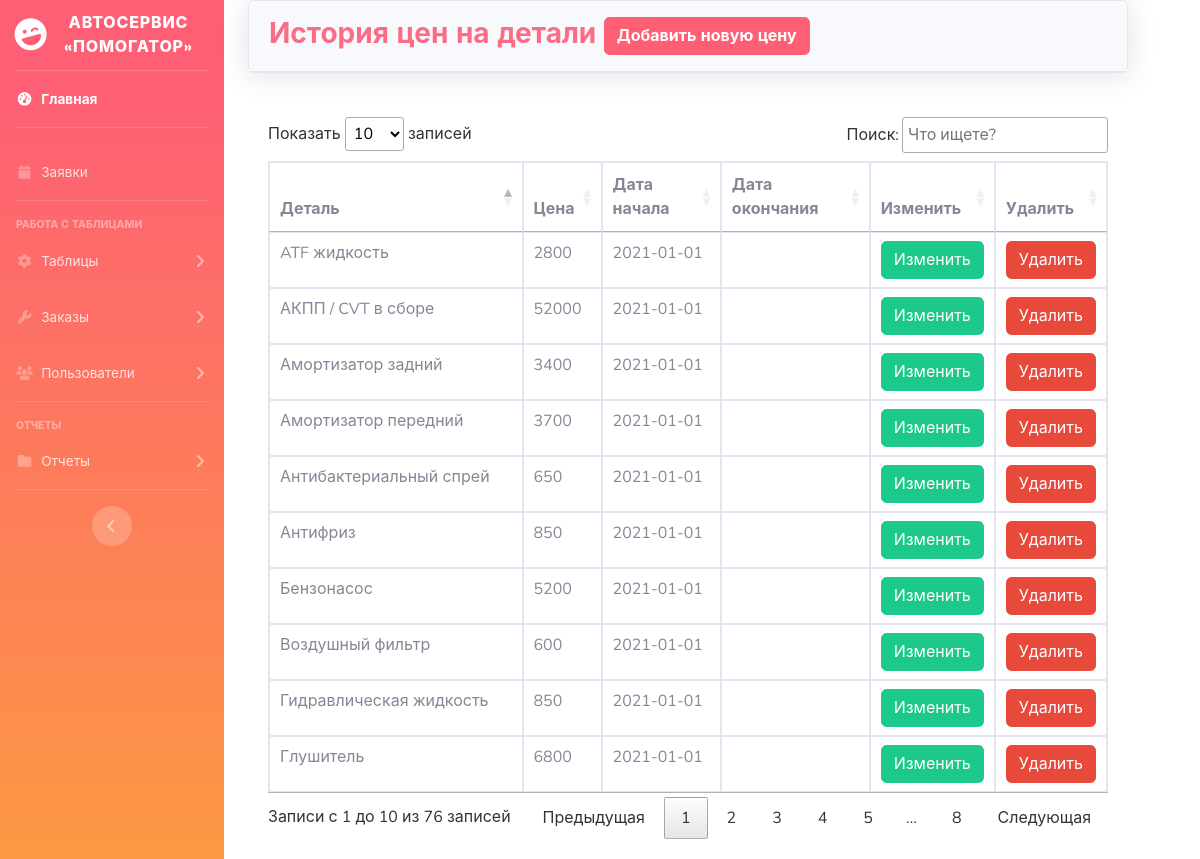
The page /admin/detail_price_list.php on the database its author committed.
### tables this page shows
CREATE TABLE `detail_price_list` (
  `iddetail_price_list` int(11) NOT NULL,
  `iddetail` int(11) NOT NULL,
  `price` int(11) NOT NULL,
  `start_data` date NOT NULL,
  `end_data` date DEFAULT NULL
);

CREATE TABLE `detail` (
  `iddetail` int(11) NOT NULL,
  `detail` varchar(130) NOT NULL,
  `iddetailtype` int(11) NOT NULL
);

### admin/detail_price_list.php (the view, shortened to what this page needs)
<?php
include('security.php');
include('includes/header.php');
include('includes/navbar.php');
?>
<div class="container-fluid">
    <div class="card shadow mb-4">
        <div class="card-header py-3">
            <h3 class="m-0 font-weight-bold text-primary">История цен на детали
                <button type="button" class="btn btn-primary font-weight-bold" data-toggle="modal" data-target="#addprice">
                    Добавить новую цену
                </button>
            </h3>
        </div>
    </div>
    <div class="card-body">
        <div class="table-responsive">
            <?php
            $query = "SELECT dpl.iddetail_price_list, dpl.iddetail, d.detail, dpl.price, dpl.start_data, dpl.end_data FROM detail_price_list dpl JOIN detail d ON dpl.iddetail = d.iddetail ORDER BY dpl.start_data DESC";
            $query_run = mysqli_query($connection, $query);
            if(mysqli_num_rows($query_run) > 0)
            {
            ?>
            <table class="table table-bordered" id="dataTable" width="100%" cellspacing="0">
                <thead>
                    <tr>
                        <th>Деталь</th>
                        <th>Цена</th>
                        <th>Дата начала</th>
                        <th>Дата окончания</th>
                        <th>Изменить</th>
                        <th>Удалить</th>
                    </tr>
                </thead>
                <tbody>
                    <?php while($row = mysqli_fetch_assoc($query_run)) { ?>
                    <tr>
                        <td><?php echo $row['detail']; ?></td>
                        <td><?php echo $row['price']; ?></td>
                        <td><?php echo $row['start_data']; ?></td>
                        <td><?php echo $row['end_data']; ?></td>
                        <td>
                        <form action="detail_price_list_edit.php" method="POST" style="display:inline-block;">
                            <button type="submit" name="detail_price_edit_data_btn" class="btn btn-success">Изменить</button>
                        </form>
                            </td>
                        <td>
                            <form action="code.php" method="POST" style="display:inline-block;">
                                <button type="submit" name="detail_price_list_delete_btn" class="btn btn-danger">Удалить</button>
                            </form>
                        </td>
                    </tr>
                    <?php } ?>
                </tbody>
            </table>
            <?php } else { echo "Записи не найдены"; } ?>
        </div>
    </div>
</div>
<?php
include('includes/footer.php');
?>

### rows shown on the page
detail_price_list: iddetail.detail "Антибактериальный спрей", price "650", start_data "2021-01-01"
detail_price_list: iddetail.detail "Бензонасос", price "5200", start_data "2021-01-01"
detail_price_list: iddetail.detail "Антифриз", price "850", start_data "2021-01-01"
detail_price_list: iddetail.detail "Глушитель", price "6800", start_data "2021-01-01"
detail_price_list: iddetail.detail "Воздушный фильтр", price "600", start_data "2021-01-01"
detail_price_list: iddetail.detail "АКПП / CVT в сборе", price "52000", start_data "2021-01-01"
detail_price_list: iddetail.detail "ATF жидкость", price "2800", start_data "2021-01-01"
detail_price_list: iddetail.detail "Амортизатор передний", price "3700", start_data "2021-01-01"
detail_price_list: iddetail.detail "Амортизатор задний", price "3400", start_data "2021-01-01"
detail_price_list: iddetail.detail "Гидравлическая жидкость", price "850", start_data "2021-01-01"
